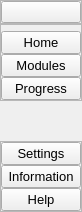
     <widget class="QWidget" name="leftMenuContainer" native="true">
      <property name="sizePolicy">
       <sizepolicy hsizetype="Preferred" vsizetype="Preferred">
        <horstretch>0</horstretch>
        <verstretch>0</verstretch>
       </sizepolicy>
      </property>
      <property name="minimumSize">
       <size>
        <width>0</width>
        <height>0</height>
       </size>
      </property>
      <property name="maximumSize">
       <size>
        <width>45</width>
        <height>16777215</height>
       </size>
      </property>
      <layout class="QVBoxLayout" name="verticalLayout_6">
       <property name="spacing">
        <number>0</number>
       </property>
       <property name="leftMargin">
        <number>0</number>
       </property>
       <property name="topMargin">
        <number>0</number>
       </property>
       <property name="rightMargin">
        <number>0</number>
       </property>
       <property name="bottomMargin">
        <number>0</number>
       </property>
       <item>
        <widget class="QWidget" name="leftMenuSubContainer" native="true">
         <layout class="QVBoxLayout" name="verticalLayout_7">
          <property name="spacing">
           <number>0</number>
          </property>
          <property name="leftMargin">
           <number>0</number>
          </property>
          <property name="topMargin">
           <number>0</number>
          </property>
          <property name="rightMargin">
           <number>0</number>
          </property>
          <property name="bottomMargin">
           <number>0</number>
          </property>
          <item alignment="Qt::AlignTop">
           <widget class="QFrame" name="frame">
            <property name="sizePolicy">
             <sizepolicy hsizetype="Preferred" vsizetype="Expanding">
              <horstretch>0</horstretch>
              <verstretch>0</verstretch>
             </sizepolicy>
            </property>
            <property name="styleSheet">
             <string notr="true"/>
            </property>
            <property name="frameShape">
             <enum>QFrame::StyledPanel</enum>
            </property>
            <property name="frameShadow">
             <enum>QFrame::Raised</enum>
            </property>
            <layout class="QVBoxLayout" name="verticalLayout_8">
             <property name="spacing">
              <number>0</number>
             </property>
             <property name="leftMargin">
              <number>0</number>
             </property>
             <property name="topMargin">
              <number>0</number>
             </property>
             <property name="rightMargin">
              <number>0</number>
             </property>
             <property name="bottomMargin">
              <number>0</number>
             </property>
             <item>
              <widget class="QPushButton" name="menu_pushButton">
               <property name="toolTip">
                <string>Menu</string>
               </property>
               <property name="styleSheet">
                <string notr="true">QPushButton#menu_pushButton:hover{
	background-color: rgb(145, 173, 179);
}

QPushButton#mnue_pushButton:pressed{
	background-color: rgb(78, 93, 100);
}</string>
               </property>
               <property name="text">
                <string/>
               </property>
               <property name="icon">
                <iconset resource="res.qrc">
                 <normaloff>:/icons/icons/align-justify.svg</normaloff>:/icons/icons/align-justify.svg</iconset>
               </property>
               <property name="iconSize">
                <size>
                 <width>30</width>
                 <height>30</height>
                </size>
               </property>
              </widget>
             </item>
            </layout>
           </widget>
          </item>
          <item alignment="Qt::AlignTop">
           <widget class="QFrame" name="frame_2">
            <property name="sizePolicy">
             <sizepolicy hsizetype="Preferred" vsizetype="Expanding">
              <horstretch>0</horstretch>
              <verstretch>0</verstretch>
             </sizepolicy>
            </property>
            <property name="styleSheet">
             <string notr="true"/>
            </property>
            <property name="frameShape">
             <enum>QFrame::StyledPanel</enum>
            </property>
            <property name="frameShadow">
             <enum>QFrame::Raised</enum>
            </property>
            <layout class="QVBoxLayout" name="verticalLayout_9">
             <property name="spacing">
              <number>0</number>
             </property>
             <property name="leftMargin">
              <number>0</number>
             </property>
             <property name="topMargin">
              <number>6</number>
             </property>
             <property name="rightMargin">
              <number>0</number>
             </property>
             <property name="bottomMargin">
              <number>0</number>
             </property>
             <item>
              <widget class="QPushButton" name="home_pushButton">
               <property name="font">
                <font>
                 <pointsize>10</pointsize>
                </font>
               </property>
               <property name="toolTip">
                <string>Home</string>
               </property>
               <property name="styleSheet">
                <string notr="true">QPushButton#home_pushButton:hover{
	background-color: rgb(145, 173, 179);
}

QPushButton#home_pushButton:pressed{
	background-color: rgb(78, 93, 100);
}</string>
               </property>
               <property name="text">
                <string>Home</string>
               </property>
               <property name="icon">
                <iconset resource="res.qrc">
                 <normaloff>:/icons/icons/home.svg</normaloff>:/icons/icons/home.svg</iconset>
               </property>
               <property name="iconSize">
                <size>
                 <width>30</width>
                 <height>30</height>
                </size>
               </property>
              </widget>
             </item>
             <item>
              <widget class="QPushButton" name="dataAnalysis_pushButton">
               <property name="font">
                <font>
                 <pointsize>10</pointsize>
                </font>
               </property>
               <property name="toolTip">
                <string>Modules</string>
               </property>
               <property name="styleSheet">
                <string notr="true">QPushButton#dataAnalysis_pushButton:hover{
	background-color: rgb(145, 173, 179);
}

QPushButton#dataAnalysis_pushButton:pressed{
	background-color: rgb(78, 93, 100);
}</string>
               </property>
               <property name="text">
                <string>Modules</string>
               </property>
               <property name="icon">
                <iconset resource="res.qrc">
                 <normaloff>:/icons/icons/book-open.svg</normaloff>:/icons/icons/book-open.svg</iconset>
               </property>
               <property name="iconSize">
                <size>
                 <width>30</width>
                 <height>30</height>
                </size>
               </property>
              </widget>
             </item>
             <item>
              <widget class="QPushButton" name="reports_pushButton">
               <property name="font">
                <font>
                 <pointsize>10</pointsize>
                </font>
               </property>
               <property name="toolTip">
                <string>Progress</string>
               </property>
               <property name="styleSheet">
                <string notr="true">QPushButton#reports_pushButton:hover{
	background-color: rgb(145, 173, 179);
}

QPushButton#reports_pushButton:pressed{
	background-color: rgb(78, 93, 100);
}</string>
               </property>
               <property name="text">
                <string>Progress</string>
               </property>
               <property name="icon">
                <iconset resource="res.qrc">
                 <normaloff>:/icons/icons/award.svg</normaloff>:/icons/icons/award.svg</iconset>
               </property>
               <property name="iconSize">
                <size>
                 <width>30</width>
                 <height>30</height>
                </size>
               </property>
              </widget>
             </item>
            </layout>
           </widget>
          </item>
          <item>
           <spacer name="verticalSpacer">
            <property name="orientation">
             <enum>Qt::Vertical</enum>
            </property>
            <property name="sizeHint" stdset="0">
             <size>
              <width>20</width>
              <height>40</height>
             </size>
            </property>
           </spacer>
          </item>
          <item alignment="Qt::AlignBottom">
           <widget class="QFrame" name="frame_3">
            <property name="sizePolicy">
             <sizepolicy hsizetype="Preferred" vsizetype="Preferred">
              <horstretch>0</horstretch>
              <verstretch>0</verstretch>
             </sizepolicy>
            </property>
            <property name="styleSheet">
             <string notr="true"/>
            </property>
            <property name="frameShape">
             <enum>QFrame::StyledPanel</enum>
            </property>
            <property name="frameShadow">
             <enum>QFrame::Raised</enum>
            </property>
            <layout class="QVBoxLayout" name="verticalLayout_10">
             <property name="spacing">
              <number>0</number>
             </property>
             <property name="leftMargin">
              <number>0</number>
             </property>
             <property name="topMargin">
              <number>0</number>
             </property>
             <property name="rightMargin">
              <number>0</number>
             </property>
             <property name="bottomMargin">
              <number>0</number>
             </property>
             <item>
              <widget class="QPushButton" name="settings_pushButton">
               <property name="font">
                <font>
                 <pointsize>10</pointsize>
                </font>
               </property>
               <property name="toolTip">
                <string>Settings</string>
               </property>
               <property name="styleSheet">
                <string notr="true">QPushButton#settings_pushButton:hover{
	background-color: rgb(145, 173, 179);
}

QPushButton#settings_pushButton:pressed{
	background-color: rgb(78, 93, 100);
}</string>
               </property>
               <property name="text">
                <string>Settings</string>
               </property>
               <property name="icon">
                <iconset resource="res.qrc">
                 <normaloff>:/icons/icons/settings.svg</normaloff>:/icons/icons/settings.svg</iconset>
               </property>
               <property name="iconSize">
                <size>
                 <width>30</width>
                 <height>30</height>
                </size>
               </property>
              </widget>
             </item>
             <item>
              <widget class="QPushButton" name="information_pushButton">
               <property name="font">
                <font>
                 <pointsize>10</pointsize>
                </font>
               </property>
               <property name="toolTip">
                <string>Information about the app</string>
               </property>
               <property name="styleSheet">
                <string notr="true">QPushButton#information_pushButton:hover{
	background-color: rgb(145, 173, 179);
}

QPushButton#information_pushButton:pressed{
	background-color: rgb(78, 93, 100);
}</string>
               </property>
               <property name="text">
                <string>Information</string>
               </property>
               <property name="icon">
                <iconset resource="res.qrc">
                 <normaloff>:/icons/icons/info.svg</normaloff>:/icons/icons/info.svg</iconset>
               </property>
               <property name="iconSize">
                <size>
                 <width>30</width>
                 <height>30</height>
                </size>
               </property>
              </widget>
             </item>
             <item>
              <widget class="QPushButton" name="help_pushButton">
               <property name="font">
                <font>
                 <pointsize>10</pointsize>
                </font>
               </property>
               <property name="toolTip">
                <string>Get more help</string>
               </property>
               <property name="styleSheet">
                <string notr="true">QPushButton#help_pushButton:hover{
	background-color: rgb(145, 173, 179);
}

QPushButton#help_pushButton:pressed{
	background-color: rgb(78, 93, 100);
}</string>
               </property>
               <property name="text">
                <string>Help</string>
               </property>
               <property name="icon">
                <iconset resource="res.qrc">
                 <normaloff>:/icons/icons/help-circle.svg</normaloff>:/icons/icons/help-circle.svg</iconset>
               </property>
               <property name="iconSize">
                <size>
                 <width>30</width>
                 <height>30</height>
                </size>
               </property>
              </widget>
             </item>
            </layout>
           </widget>
          </item>
         </layout>
        </widget>
       </item>
      </layout>
     </widget>
